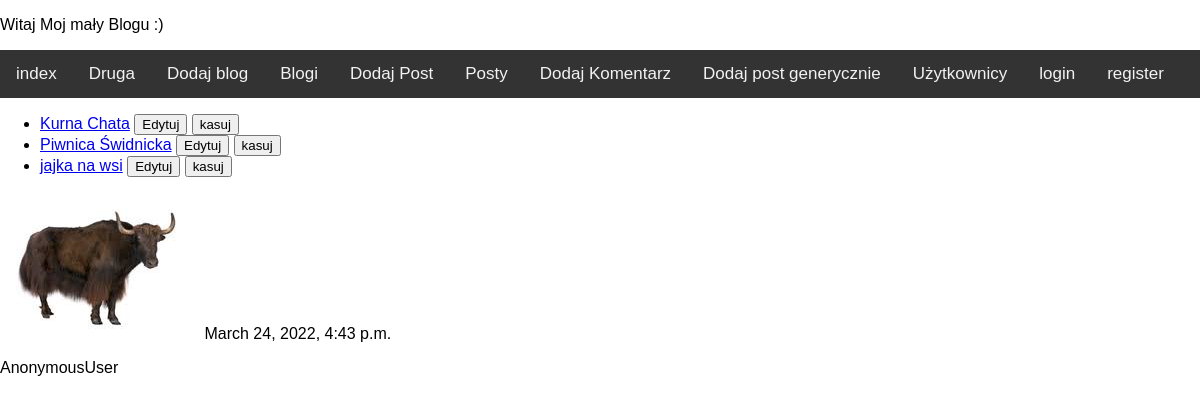
/blog_app/show_blogs/, run on the app's committed database.
### blog_app/models.py (models this page shows)
class Blog(models.Model):
    name = models.CharField(max_length=30)
    topic = models.CharField(max_length=30)
    creation_date = models.DateTimeField(auto_now_add=True)
    author = models.ForeignKey(User, on_delete=models.SET_NULL, null=True)
    def __str__(self):
        return self.name
    def get_absolute_url(self):
        return reverse("show_detail_blog", kwargs={'id': self.id})

### blog_app/views.py (the view)
# urls.py: path('show_blogs/', views.ShowBlog.as_view(), name='show_blog'),
class ShowBlog(View):
    def get(self, request):
        return render(request, 'list.html', {'object_list': Blog.objects.all()})

### blog_app/context_processor.py (called while the page is built)
def get_date(request):
    return {'date':datetime.now()}

### templates/list.html
{% extends 'base.html' %}
{% block sikorka %}
    <ul>
        {% for item in object_list %}
            <li>
                <a href="{{ item.get_absolute_url }}">{{item}}</a>
                <a href="{{ item.get_update_url }}"> <button>Edytuj</button></a>
                <a href="{{ item.get_delete_url }}"> <button>kasuj</button></a>
            </li>
        {% endfor %}
    </ul>
{% endblock %}

### blog_app/static/css/base.css (style rules this page uses)
body { margin: 0; font-family: Arial, Helvetica, sans-serif; }

### data on the page
Blog: name "Kurna Chata"
Blog: name "Piwnica Świdnicka"
Blog: name "jajka na wsi"

### other printed values
{{ user }} "AnonymousUser"
